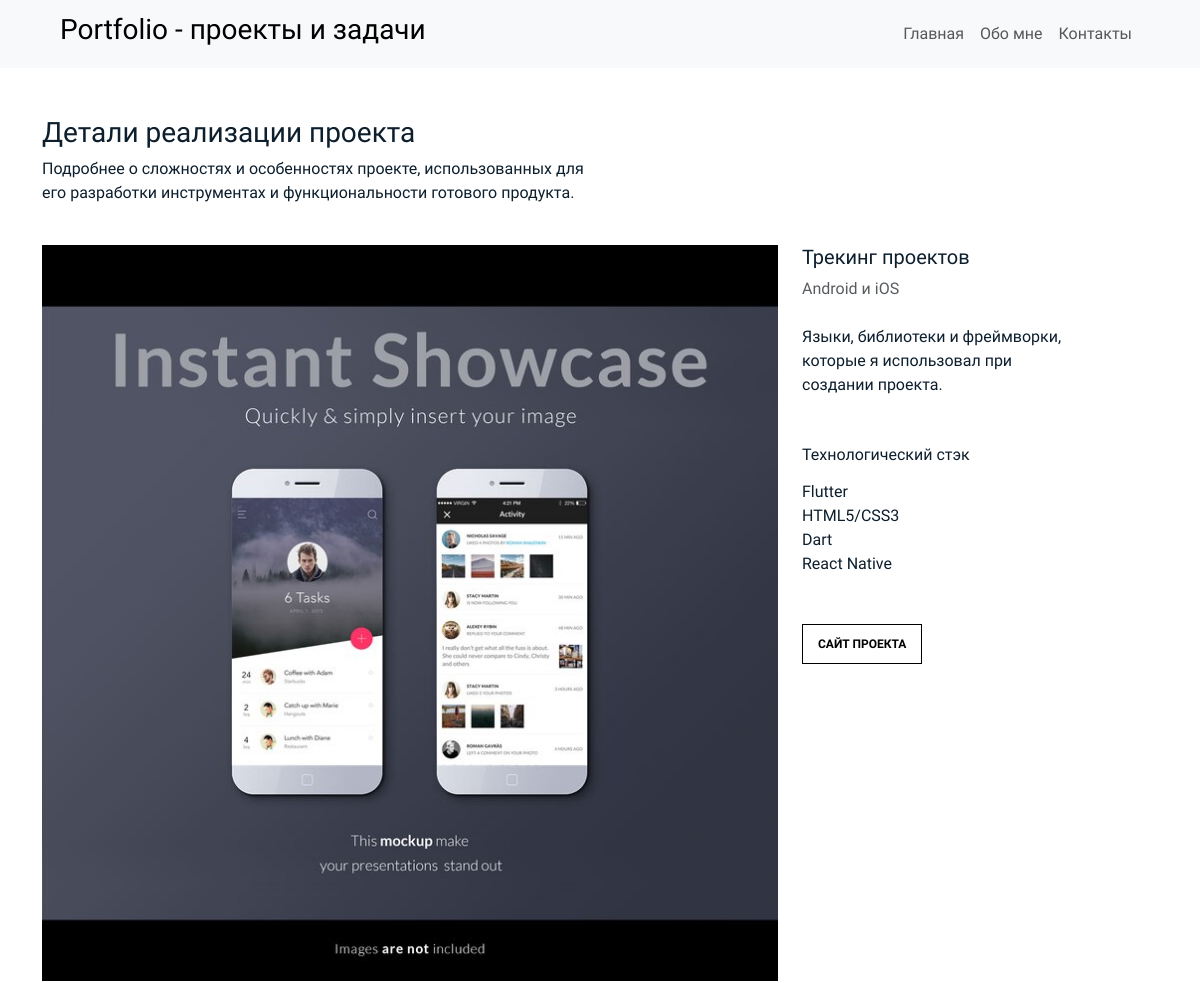
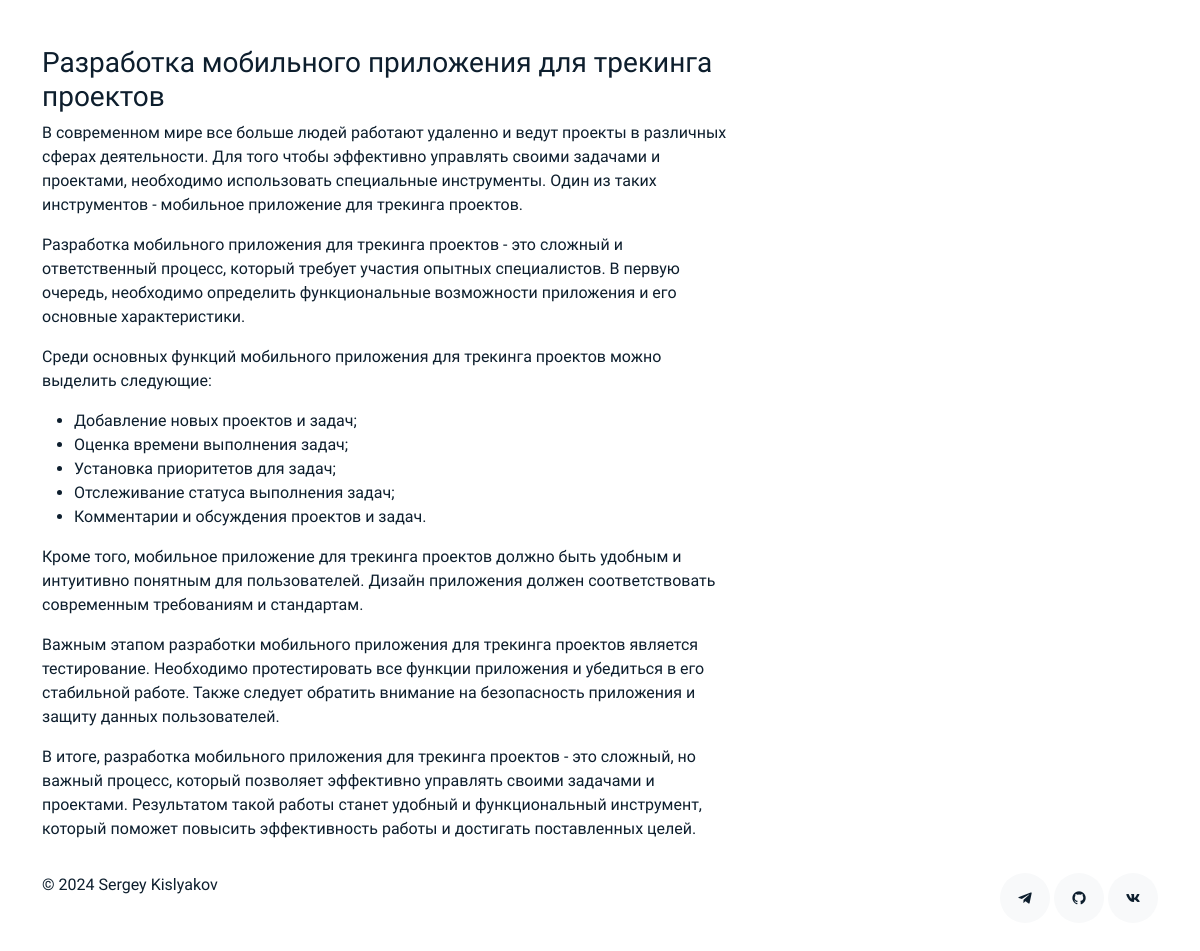
Page /work/project-tracking/ on the committed database (2 pictures, top to bottom).
### portfolio/models.py (models this page shows, shortened)
class Work(models.Model):
    title = models.CharField(max_length=150)
    slug = models.SlugField(max_length=150, unique=True)
    category = models.ForeignKey(Category, on_delete=models.CASCADE, related_name='works')
    image = models.ImageField(upload_to='works')
    description = models.TextField()
    stack = models.TextField()
    link = models.URLField(max_length=200)
    class Meta:
        ordering = ['-id']
        verbose_name = 'Работа'
        verbose_name_plural = 'Работы'

class Category(models.Model):
    engname = models.CharField(max_length=25)
    rusname = models.CharField(max_length=25)
    class Meta:
        ordering = ['id']
        verbose_name = 'Категория'
        verbose_name_plural = 'Категории'
    def __str__(self):
        return self.rusname

### portfolio/views.py (the view)
# urls.py: path('work/<slug:slug>/', work_detail, name='work_detail')
def work_detail(request, slug):
    work = get_object_or_404(Work, slug=slug)
    testimonies = Testimony.objects.all()
    context = {
        'work': work,
        'testimonies': testimonies,
    }
    return render(request, 'work_detail.html', context)

### templates/work_detail.html (shortened to what this page needs)
{% extends 'base.html' %}
{% block content %}
    <section class="section">
        <div class="container">
            <div class="row mb-4 align-items-center">
                <div class="col-md-6" data-aos="fade-up">
                    <h3>Детали реализации проекта</h3>
                    <p>Подробнее о сложностях и особенностях проекте, использованных для его разработки инструментах и функциональности готового продукта.</p>
                </div>
            </div>
        </div>
        <div class="site-section pb-0">
            <div class="container">
                <div class="row align-items-stretch">
                    <div class="col-md-8" data-aos="fade-up">
                        <img src="{{ work.image.url }}" alt="Image" class="img-fluid">
                        <div class="pe-5">
                            <p>{{ work.description|safe }}</p>
                        </div>
                    </div>
                    <div class="col-md-3 ml-auto" data-aos="fade-up" data-aos-delay="100">
                         <div class="sticky-content">
                             <h3 class="h3">{{ work.title }}</h3>
                             <p class="mb-4"><span class="text-muted">{{ work.category }}</span> </p>
                             <div class="mb-5">
                                 <p>Языки, библиотеки и фреймворки, которые я использовал при создании проекта.</p>
                             </div>
                             <h4 class="h4 mb-3">Технологический стэк</h4>
                             {{ work.stack|safe }}
                             <p><a href="{{ work.link }}" class="readmore">Сайт проекта</a> </p>
                         </div>
                    </div>
                </div>
            </div>
        </div>
    </section>
{% endblock content %}

### static/css/style.css (style rules this page uses)
body { font-family: 'Montserrat Alternates', sans-serif; font-weight: 400; color: #0d1e2d; }
.h3 { font-size: 20px; }
.h4 { font-size: 16px; }
a { color: #777; text-decoration: none; }
.section { padding-top: 3rem; padding-bottom: 1rem; }
.readmore { display: inline-block; border: 1px solid #000; padding: 10px 15px; font-size: 12px; text-transform: uppercase; color: #000; transition: 0.2s all ease; font-weight: 700; }
.sticky-content { position: sticky; position: -webkit-sticky; top: 0; }

### rows in the picture
Work: image (picture), description "Разработка мобильного приложения для трекинга проектов В современном мире все больше людей работают удаленно и ведут проекты в различных сферах деятельности. Для того чтобы эффективно управлять своими задачами и проектами, необходимо использовать специальные инструменты. Один из таких инструментов - мобильное приложение для трекинга проектов. Разработка мобильного приложения для трекинга проектов - это сложный и ответственный процесс, который требует участия опытных специалистов. В первую очередь, необходимо определить функциональные возможности приложения и его основные характеристики. Среди основных функций мобильного приложения для трекинга проектов можно выделить следующие: Добавление…", title "Трекинг проектов", category "Android и iOS", stack "Flutter HTML5/CSS3 Dart React Native"
